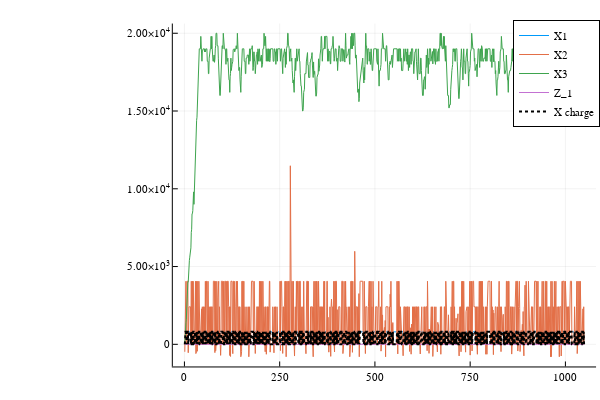

Notebook source saved alongside this figure:
### Code cell
println(size(min_X_1_X_2_X_3))
Z_X_gen_lower_X_D_values = value.(Z_X_gen_lower_X_D[:])
X_minX3 = value.(min_X_1_X_2_X_3)
X_2 = value.(eta*(sum(X_gen[:,i] for i in 1:2)- X_D[:]))
X_1 = value.(eta*P[3]*(ones(size(X_soc))))
X_3 = value.((ones(size(X_soc))- X_soc[:])*P[3]* H );
println("X ch")
X_charge = value.(X_ch)
z_1_true = value.(z1)
ls_X_min = []

for i = X_minX3
    ls_X_min = [ls_X_min; i]
    #println(i)
end


ls_X_ch = []

for i = X_charge
    ls_X_ch = [ls_X_ch; i]
    #println(i)
end



println(ls_X_min)
plotly()
x = nb_hours_ls
plot(x, [ X_1 X_2 X_3 z_1_true], label=["X1" "X2" "X3" "Z_1"])
plot!(x, ls_X_ch, label="X charge", lc=:black, lw=2, ls=:dot)

### Figure 1 — Plotly figure (JSON) as saved in the notebook; plotly's stock layout.template omitted (floating-point values rounded to 4 significant figures; data arrays with more than 128 entries replaced by an {"elided": "..."} marker saying what was removed)
{"data": [{"colorbar": {"len": 0.9525, "title": "", "x": 0.9934, "y": 0.5139}, "legendgroup": "X1", "line": {"color": "rgba(0, 154, 250, 1.000)", "dash": "solid", "shape": "linear", "width": 1}, "mode": "lines", "name": "X1", "showlegend": true, "type": "scatter", "x": {"elided": "1049 int values"}, "xaxis": "x", "y": {"elided": "1049 int values"}, "yaxis": "y"}, {"colorbar": {"len": 0.9525, "title": "", "x": 0.9934, "y": 0.5139}, "legendgroup": "X2", "line": {"color": "rgba(227, 111, 71, 1.000)", "dash": "solid", "shape": "linear", "width": 1}, "mode": "lines", "name": "X2", "showlegend": true, "type": "scatter", "x": {"elided": "1049 int values"}, "xaxis": "x", "y": {"elided": "1049 float values"}, "yaxis": "y"}, {"colorbar": {"len": 0.9525, "title": "", "x": 0.9934, "y": 0.5139}, "legendgroup": "X3", "line": {"color": "rgba(62, 164, 78, 1.000)", "dash": "solid", "shape": "linear", "width": 1}, "mode": "lines", "name": "X3", "showlegend": true, "type": "scatter", "x": {"elided": "1049 int values"}, "xaxis": "x", "y": {"elided": "1049 float values"}, "yaxis": "y"}, {"colorbar": {"len": 0.9525, "title": "", "x": 0.9934, "y": 0.5139}, "legendgroup": "Z_1", "line": {"color": "rgba(195, 113, 210, 1.000)", "dash": "solid", "shape": "linear", "width": 1}, "mode": "lines", "name": "Z_1", "showlegend": true, "type": "scatter", "x": {"elided": "1049 int values"}, "xaxis": "x", "y": {"elided": "1049 int values"}, "yaxis": "y"}, {"colorbar": {"len": 0.9525, "title": "", "x": 0.9934, "y": 0.5139}, "legendgroup": "X charge", "line": {"color": "rgba(0, 0, 0, 1.000)", "dash": "dot", "shape": "linear", "width": 2}, "mode": "lines", "name": "X charge", "showlegend": true, "type": "scatter", "x": {"elided": "1049 int values"}, "xaxis": "x", "y": {"elided": "1049 float values"}, "yaxis": "y"}], "layout": {"annotations": [], "height": 400, "legend": {"bgcolor": "rgba(255, 255, 255, 1.000)", "bordercolor": "rgba(0, 0, 0, 1.000)", "borderwidth": 1, "font": {"color": "rgba(0, 0, 0, 1.000)", "family": "sans-serif", "size": 11}, "title": {"font": {"color": "rgba(0, 0, 0, 1.000)", "family": "sans-serif", "size": 15}, "text": ""}, "tracegroupgap": 0, "traceorder": "normal", "x": 1, "xanchor": "auto", "y": 1, "yanchor": "auto"}, "margin": {"b": 20, "l": 0, "r": 0, "t": 20}, "paper_bgcolor": "rgba(255, 255, 255, 1.000)", "plot_bgcolor": "rgba(255, 255, 255, 1.000)", "showlegend": true, "width": 600, "xaxis": {"anchor": "y", "domain": [0.288, 0.9934], "gridcolor": "rgba(0, 0, 0, 0.100)", "gridwidth": 0.5, "linecolor": "rgba(0, 0, 0, 1.000)", "mirror": false, "range": [-30.44, 1080.0], "showgrid": true, "showline": true, "showticklabels": true, "tickangle": 0, "tickcolor": "rgb(0, 0, 0)", "tickfont": {"color": "rgba(0, 0, 0, 1.000)", "family": "sans-serif", "size": 11}, "tickmode": "array", "ticks": "inside", "ticktext": ["0", "250", "500", "750", "1000"], "tickvals": [0, 250, 500, 750, 1000], "title": "", "titlefont": {"color": "rgba(0, 0, 0, 1.000)", "family": "sans-serif", "size": 15}, "type": "-", "visible": true, "zeroline": false, "zerolinecolor": "rgba(0, 0, 0, 1.000)"}, "yaxis": {"anchor": "x", "domain": [0.03762, 0.9902], "gridcolor": "rgba(0, 0, 0, 0.100)", "gridwidth": 0.5, "linecolor": "rgba(0, 0, 0, 1.000)", "mirror": false, "range": [-1424, 20624], "showgrid": true, "showline": true, "showticklabels": true, "tickangle": 0, "tickcolor": "rgb(0, 0, 0)", "tickfont": {"color": "rgba(0, 0, 0, 1.000)", "family": "sans-serif", "size": 11}, "tickmode": "array", "ticks": "inside", "ticktext": ["0", "5.00×10<sup>3</sup>", "1.00×10<sup>4</sup>", "1.50×10<sup>4</sup>", "2.00×10<sup>4</sup>"], "tickvals": [0, 5000, 10000, 15000, 20000], "title": "", "titlefont": {"color": "rgba(0, 0, 0, 1.000)", "family": "sans-serif", "size": 15}, "type": "-", "visible": true, "zeroline": false, "zerolinecolor": "rgba(0, 0, 0, 1.000)"}}}
